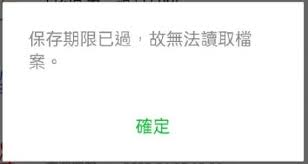
#> input picture ocr/3.jpg, 308 x 164 px
$ jupyter execute --allow-errors orc3.ipynb
#> lines starting #> are read from the running program, lines starting #| are printed output that depends on the picture; after the words box and inside, x2 and y2 are one past the last pixel; in counts of white or black regions, pixels touching at a corner belong together
[cell 1]
import cv2
from matplotlib import pyplot as plt
# 開啟圖像
image = cv2.imread("3.jpg")
#> image is the input picture: shape (164, 308, 3); mean B, G, R 242.8, 243.2, 242.7

[cell 2]
##透過新的window開啟
##cv2.imshow('ocr',image)
##cv2.waitKey(0)

[cell 3]
##透過jupyter notebook開啟圖片
def display(im_path):
#> called with im_path = '3.jpg'
    dpi = 80
    im_data = plt.imread(im_path)
    height,width,depth = im_data.shape
#> height = 164; width = 308; depth = 3

    figsize = width/float(dpi),height/float(dpi)
#> figsize = (3.85, 2.05)

    fig = plt.figure(figsize=figsize)
    ax = fig.add_axes([0,0,1,1])

    ax.axis('off')
    ax.imshow(im_data,cmap='gray')

    plt.show()

[cell 4]
display('3.jpg')

[cell 5]
##invert image透過顏色的顛倒進行圖像預處理
inverted_image = cv2.bitwise_not(image)
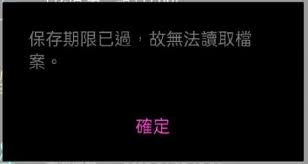
#> inverted_image: shape (164, 308, 3); mean B, G, R 12.2, 11.8, 12.3
cv2.imwrite("3_invert.jpg",inverted_image)
#> Out = True

[cell 6]
display("3_invert.jpg")

[cell 7]
##二質化透過此方法將透過顏色轉為黑白
gray_image = cv2.cvtColor(image,cv2.COLOR_BGR2GRAY)
cv2.imwrite("3_gray.jpg",gray_image)
#> Out = True
##cv2.imshow("3_gray_image",gray_image)
##cv2.waitKey(0)

[cell 8]
##將黑白對比提高
thresh,im_bw = cv2.threshold(gray_image,127,255,cv2.THRESH_BINARY)
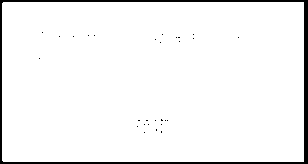
#> im_bw: shape (164, 308); 95.6% white; 29 black regions (28 under 20 px), largest, box (x1, y1, x2, y2) and area: (0, 0, 308, 164) 2194
cv2.imwrite("3_bw_image.jpg",im_bw)
#> Out = True
##cv2.imshow("3_im_bw",im_bw)
##cv2.waitKey(0)

[cell 9]
##移除圖片上的噪點
def noise_removal(image):
    import numpy as np
    kernal = np.ones((1 ,1),np.uint8)
    image = cv2.dilate(image,kernal,iterations=1)
    kernal = np.ones((1,1),np.uint8)
    image = cv2.erode(image,kernal,iterations=1)
    image = cv2.morphologyEx(image,cv2.MORPH_CLOSE,kernal)
    image = cv2.medianBlur(image,3)
#> image: shape (164, 308); 95.7% white; 1 black region, box (x1, y1, x2, y2) and area: (0, 0, 308, 164) 2196
    return(image)

[cell 10]
no_noise = noise_removal(im_bw)
cv2.imwrite("3_no_noise.jpg",no_noise)
#> Out = True

[cell 11]
##cv2.imshow("3_im_bw",im_bw)
##cv2.imshow("3_no_noise",no_noise)
##cv2.waitKey(0)

[cell 12]
##透過Dilation and Erosion去修正移除噪點所導致字體過粗或過細之問題
def thin_font(image):
    import numpy as np
    image = cv2.bitwise_not(image)
    kernel = np.ones((3,3),np.int8)
    image = cv2.erode(image,kernel,iterations=1)
    image = cv2.bitwise_not(image)
    return(image)

def thick_font(image):
    import numpy as np
    image = cv2.bitwise_not(image)
    kernel = np.ones((2,2),np.int8)
    image = cv2.dilate(image,kernel,iterations=1)
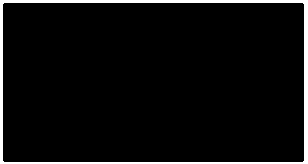
#> image: shape (164, 308); 5.3% white; 1 white region, box (x1, y1, x2, y2) and area: (0, 0, 308, 164) 2657
    image = cv2.bitwise_not(image)
    return(image)

[cell 13]
dilate_image = thick_font(no_noise)
eroded_image = thin_font(no_noise)
#> in thin_font, `image = cv2.erode(image,kernel,iterations=1)`:
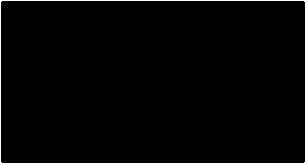
#> image: shape (164, 308); 2.5% white; 1 white region, box (x1, y1, x2, y2) and area: (0, 0, 308, 164) 1268
cv2.imwrite("3_eroded_image.jpg",eroded_image)
cv2.imwrite("3_dilate_image.jpg",dilate_image)
#> Out = True
##cv2.imshow("3_dilate_image",dilate_image)
##cv2.imshow("3_eroded_image",eroded_image)
##cv2.waitKey(0)

[cell 14]
##以肉眼來看，目前im_bw的字看得最清晰

[cell 15]
##由於預處理後的保存期限四字為白字，在不影響判斷的情況下轉為黑字
new_inverted_image = cv2.bitwise_not(dilate_image)
cv2.imwrite("3_new_invert.jpg",new_inverted_image)
#> Out = True
##cv2.imshow("3_new_invert.jpg",new_inverted_image)
##cv2.waitKey(0)

[cell 16]
import pytesseract
pytesseract.pytesseract.tesseract_cmd = r'C:\Program Files\Tesseract-OCR\tesseract.exe'
# 使用OCR進行文字識別
imge1=cv2.imread("3.jpg")
imge2=cv2.imread("3_invert.jpg")
imge3=cv2.imread("3_gray.jpg")
#> imge3: shape (164, 308, 3); min 0, max 255, mean 243
imge4=cv2.imread("3_no_noise.jpg")
#> imge4: shape (164, 308, 3); min 0, max 255, mean 243.9
imge5=cv2.imread("3_eroded_image.jpg")
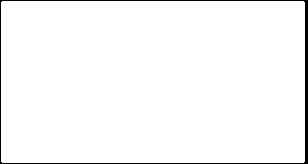
#> imge5: shape (164, 308, 3); min 0, max 255, mean 248.6
imge6=cv2.imread("3_dilate_image.jpg")
#> imge6: shape (164, 308, 3); min 0, max 255, mean 241.6
imge7=cv2.imread("3_bw_image.jpg")
#> imge7: shape (164, 308, 3); min 0, max 255, mean 243.7
#> (the rest of this cell did not finish here and is left out)

$ run again, with ocr/2.jpg copied over ocr/3.jpg
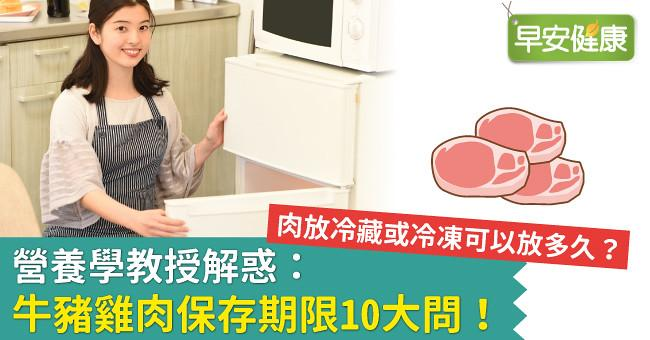
#> input picture ocr/2.jpg, 650 x 340 px
#> image is the input picture: shape (340, 650, 3); mean B, G, R 172.1, 193.9, 195.2
#> `cv2.imwrite("3_invert.jpg",inverted_image)`: Out = True
#> `thresh,im_bw = cv2.threshold(gray_image,127,255,cv2.THRESH_BINARY)`:
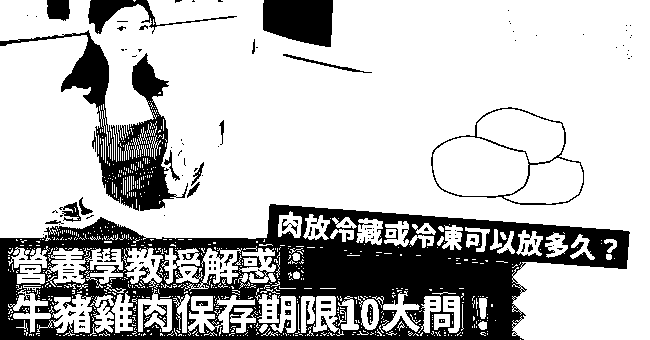
#> im_bw: shape (340, 650); 75% white; 140 black regions (110 under 20 px), largest, box (x1, y1, x2, y2) and area: (0, 204, 630, 340) 40431, (0, 30, 188, 211) 7406, (263, 0, 333, 47) 2768
#> `imge6=cv2.imread("3_dilate_image.jpg")`:
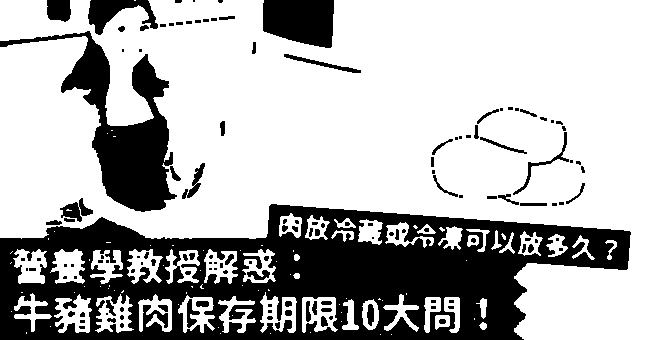
#> imge6: shape (340, 650, 3); min 0, max 255, mean 179.6

$ run again, with ocr/4.jpg copied over ocr/3.jpg
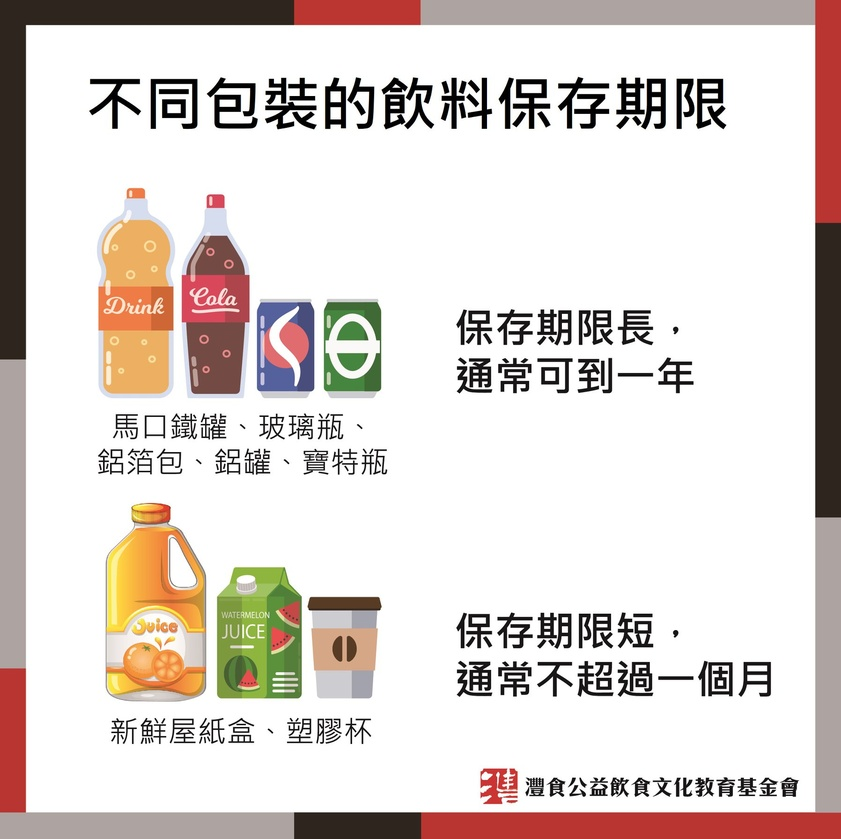
#> input picture ocr/4.jpg, 841 x 839 px, shrunk from 1796 x 1791 before the run
#> image is the input picture: shape (839, 841, 3); mean B, G, R 209.2, 213.6, 222.1
#> `cv2.imwrite("3_invert.jpg",inverted_image)`: Out = True
#> `thresh,im_bw = cv2.threshold(gray_image,127,255,cv2.THRESH_BINARY)`:
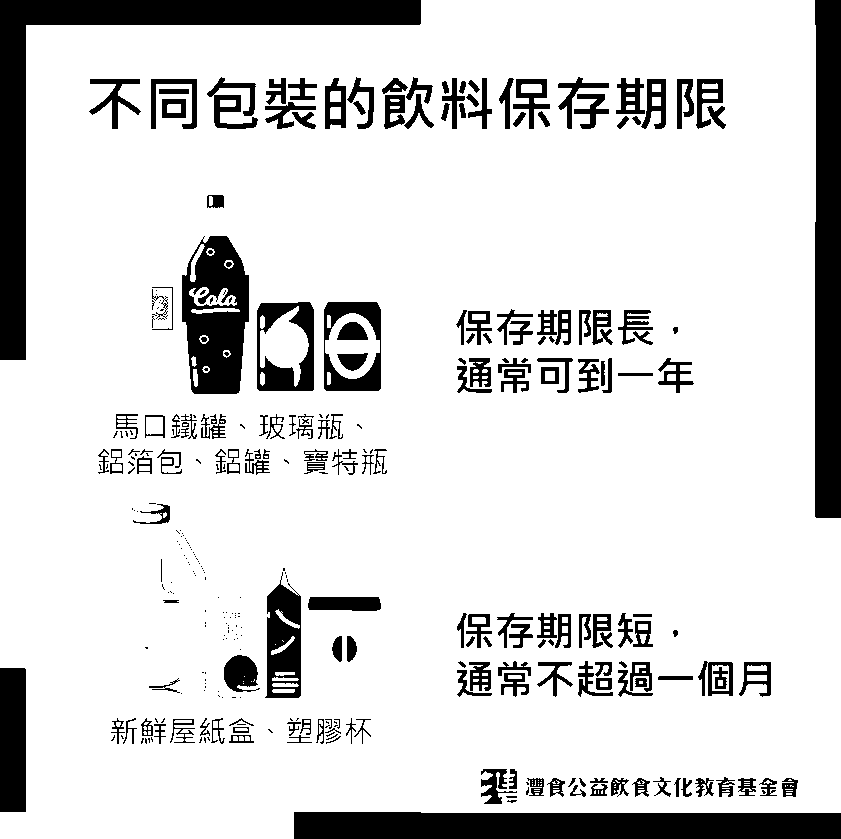
#> im_bw: shape (839, 841); 85.3% white; 353 black regions (159 under 20 px), largest, box (x1, y1, x2, y2) and area: (0, 0, 421, 360) 19234, (294, 812, 841, 839) 14349, (815, 0, 841, 518) 13270
#> `imge6=cv2.imread("3_dilate_image.jpg")`:
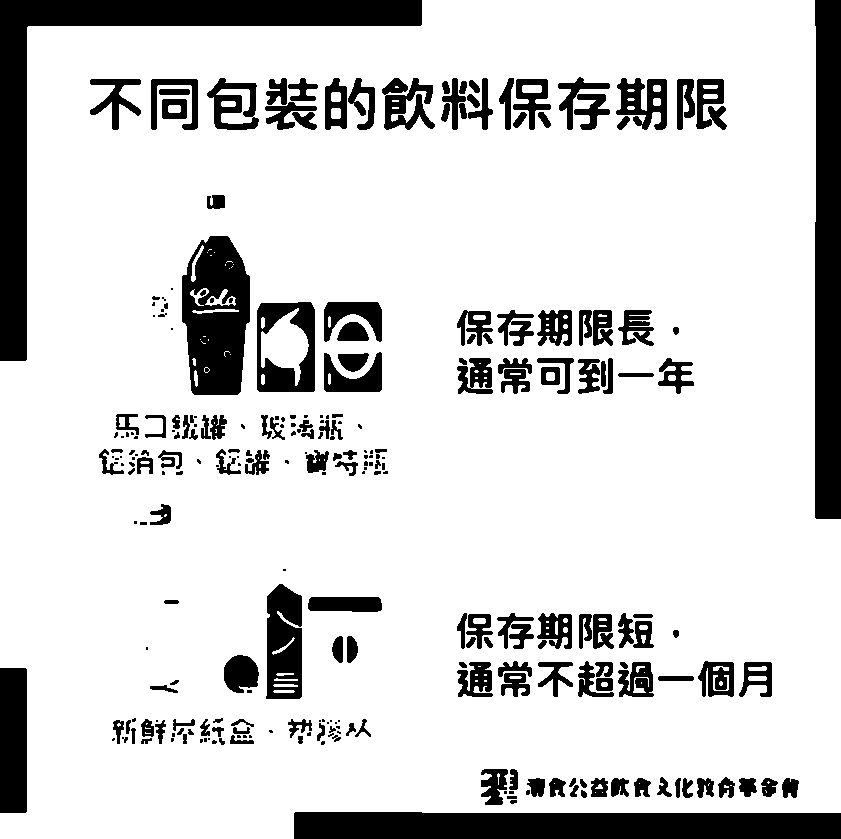
#> imge6: shape (839, 841, 3); min 0, max 255, mean 213
